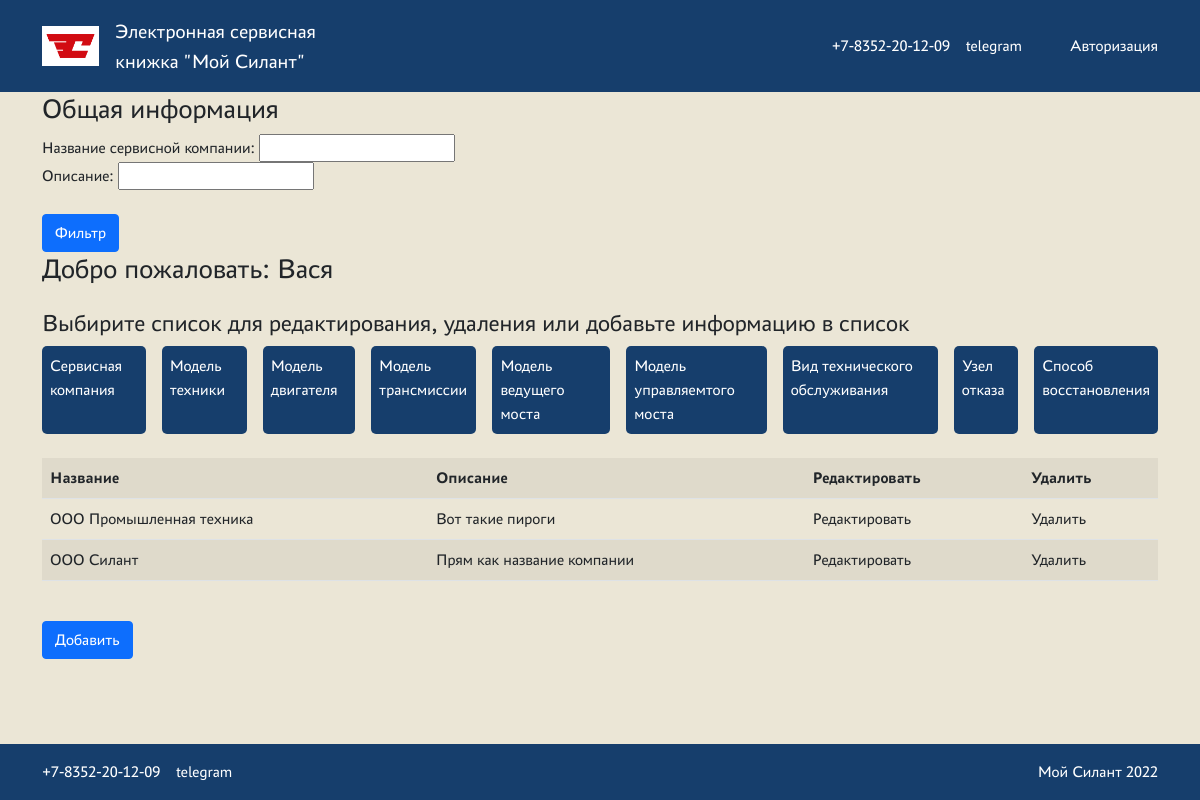
/servicecompany/ (signed in), run on the app's committed database.
### src/models.py (models this page shows, shortened)
class ServiceCompany(models.Model):
    name = models.TextField(verbose_name="Название сервисной компании")
    description = models.TextField(blank=True, verbose_name="Описание")
    class Meta:
        verbose_name = "Сервисная компания"

### src/views.py (the view)
# urls.py: path("servicecompany/", ServiceCompanyListView.as_view(), name="servicecompany_list"),
class ServiceCompanyListView(PermissionRequiredMixin, ListView):
    permission_required = ("src.view_servicecompany",)
    model = ServiceCompany
    context_object_name = "servicecompany"
    template_name = "./lists/servicecompany_list.html"
    queryset = ServiceCompany.objects.all()
    login_url = "/"
    def get_context_data(self, *args, **kwargs):
        context = super().get_context_data(**kwargs)
        context["filter"] = ServiceCompanyFilter(self.request.GET, queryset=self.get_queryset())
        return context

### templates/lists/servicecompany_list.html
<!DOCTYPE html>
{% extends "default.html" %}
{% load static %}
{% block content %}
    <section class="claim">
        <h3 class="heading"> Общая информация</h3>
        <form method="GET">
            {{ filter.form }}
            <div>
                <input class="btn btn-primary mt-4" type="submit" value="Фильтр">
            </div>
        </form>
        <h3 class="heading">Добро пожаловать: {{ request.user.first_name }}</h3>
        <h4 class="search__description mt-4">
            Выбирите список для редактирования, удаления или добавьте информацию в список
        </h4>
        <nav class="btn-wrapper">
            <ul class="nav-btns">
                <li class="nav-item">
                    <a href="/servicecompany/">Сервисная компания</a>
                </li>
                <li class="nav-item">
                    <a href="/machinemodel/">Модель техники</a>
                </li>
                <li class="nav-item">
                    <a href="/enginemodel/">Модель двигателя</a>
                </li>
                <li class="nav-item">
                    <a href="/transmissionmodel/">Модель трансмиссии</a>
                </li>
                <li class="nav-item">
                    <a href="/daxlemodel/">Модель ведущего моста</a>
                </li>
                <li class="nav-item">
                    <a href="/saxlemodel/">Модель управляемтого моста</a>
                </li>
                <li class="nav-item">
                    <a href="/maintenancetype/">Вид технического обслуживания</a>
                </li>
                <li class="nav-item">
                    <a href="/breakdownunit/">Узел отказа</a>
                </li>
                <li class="nav-item">
                    <a href="/recovermethod/">Способ восстановления</a>
                </li>
            </ul>
        </nav>
        <div class="table-responsive mt-4">
            <table class="table table-striped">
                <tbody>
                <tr>
                    <th>Название</th>
                    <th>Описание</th>
                    <th>Редактировать</th>
                    <th>Удалить</th>
                </tr>
                {% for m in filter.qs %}
                    <tr id="myUL">
                        <td>{{ m.name }}</td>
                        <td>{{ m.description }}</td>
                        <td><a href="{% url 'edit_servicecompany' m.pk %}">Редактировать</a></td>
                        <td><a href="{% url 'delete_servicecompany' m.pk %}">Удалить</a></td>
                    </tr>
                {% endfor %}
                </tbody>
            </table>
            <div class="btn btn-primary mt-4">
                <a href="{% url 'create_servicecompany' %}">Добавить</a>
            </div>
        </div>
    </section>
{% endblock content %}

### static/css/styles.css (style rules this page uses)
:root { --color-primary: #163E6C; --color-secondary: #EBE6D6; --color-danger: #D20A11; --color-text-primary: #FFFFFF; }
*, *:before, *:after { margin: 0; padding: 0; box-sizing: border-box; }
a { text-decoration: none; color: inherit; }
ul,li { list-style-type: none; margin: 0; padding: 0; }
body { font-family: "PT Astra Sans"; margin: 0; display: flex; flex-direction: column; min-height: 100vh; }
.nav-btns { display: flex; gap: 1rem; }
.nav-item { background-color: var(--color-primary); color: var(--color-text-primary); padding: 0.5rem; border-radius: 5px; }

### data on the page
ServiceCompany: name "ООО Промышленная техника", description "Вот такие пироги"
ServiceCompany: name "ООО Силант", description "Прям как название компании"

### other printed values
{{ request.user.first_name }} "Вася"
